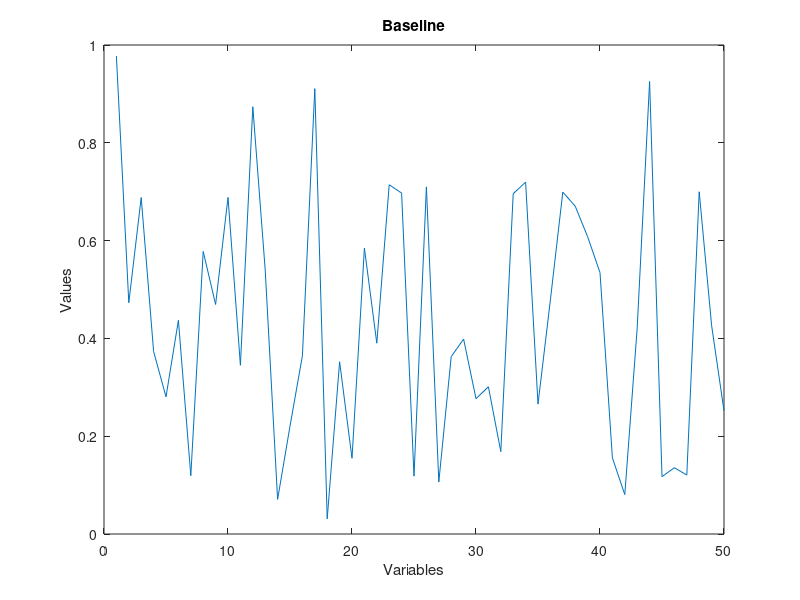
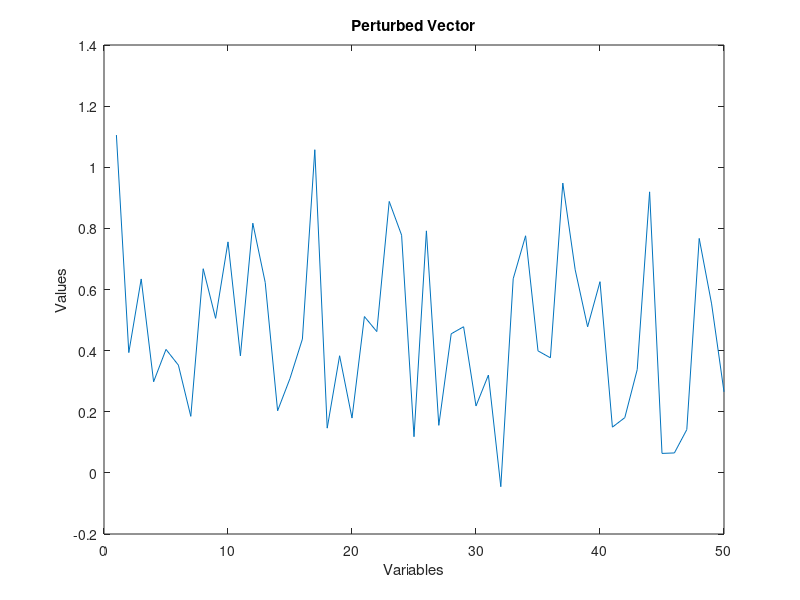
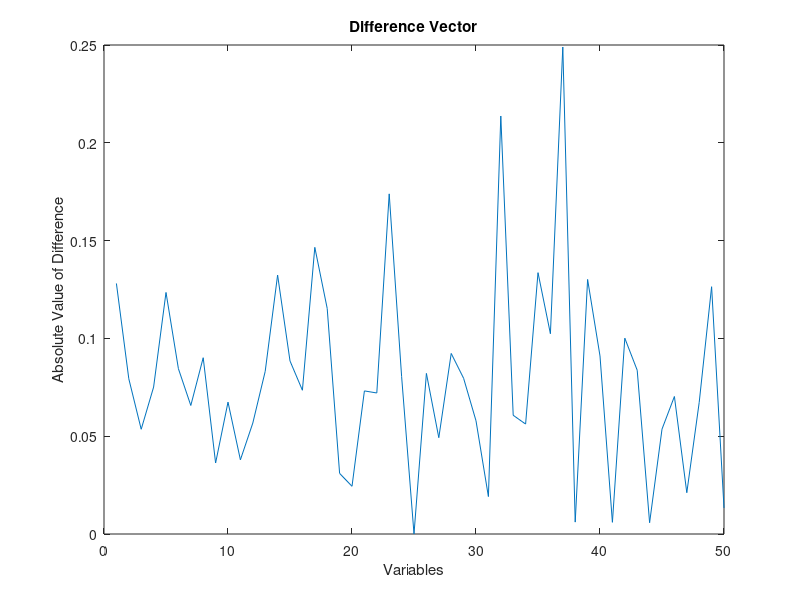
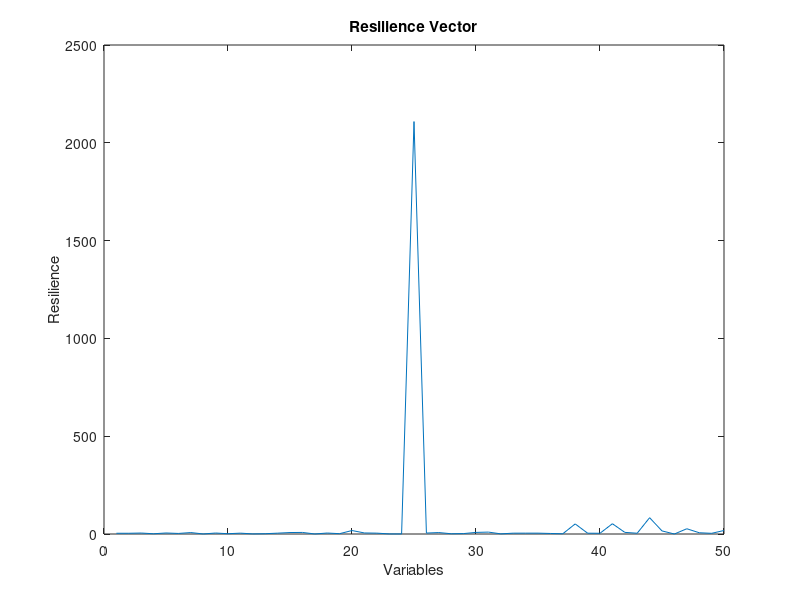

MATLAB code to generate these figures, in order:
%%%%%%%%%%%%%%%%%%%%%%%%%%%%%%%%%%%%%%%%%%%%%%%%%%%%%%%%%%%%%%%%%%%%%%%%%%%%%%%%%%%%%%
% The Road to Resilience: A Matlab code to Demonstrate Resilience

clear all
clc

% Step 1: Establish a Baseline

% Set the number of random variables 
num_variables = 50;

% Generate random variables
Baseline_Vector = rand(1, num_variables); 

% Plot the baseline
figure; 
plot(Baseline_Vector);
xlabel('Variables');
ylabel('Values');
title('Baseline');

% Step 2: Introduce Perturbations

% Create a randomly perturbed version of the Baseline
Perturb_Vector = Baseline_Vector + 0.1 * randn(1, num_variables);

% Plot the perturbed version
figure;
plot(Perturb_Vector);
xlabel('Variables');
ylabel('Values');
title('Perturbed Vector');

% Step 3: Calculate Differences

% Calculate the absolute difference between the Baseline and Perturb
Diff_Vector = abs(Baseline_Vector - Perturb_Vector);

% Plot the difference
figure;
plot(Diff_Vector);
xlabel('Variables');
ylabel('Absolute Value of Difference');
title('Difference Vector');

% Step 4: Sum Differences

% Sum the absolute differences
Sum_Differences = sum(Diff_Vector);
disp(['Sum of Absolute Difference = ' num2str(Sum_Differences)]);

% Step 5: Compare Sums

% Generate a second random vector to compare
Random_Vector = rand(1,num_variables);

% Calculate the differences between the Baseline and the Random
Diff_Random = abs(Baseline_Vector - Random_Vector);

% Sum the absolute differences 
Sum_Random = sum(Diff_Random);
disp(['Sum of Random Difference = ' num2str(Sum_Random)]);

% Compare the Sums 
if Sum_Differences > Sum_Random
   disp('Baseline is more resilient.');
elseif Sum_Differences < Sum_Random
   disp('Baseline is less resilient.');
elseif Sum_Differences == Sum_Random
   disp('Baseline and Random are equally resilient.');
end

% Step 6: Store Resilience Values

% Create an empty vector to track resilience
Resilience_Vector = zeros(1,num_variables);

% Calculate resilience for each variable
for n = 1:num_variables
   Resilience_Vector(n) = Diff_Random(n)/Diff_Vector(n); 
end

% Step 7: Plot Resilience

% Plot the Resilience Vector
figure;
plot(Resilience_Vector);
xlabel('Variables');
ylabel('Resilience');
title('Resilience Vector');

% Step 8: Assess Variables

% Set a threshold for minimum resilience
threshold = 0.9;

% Scan Resilience Vector for variables at or below the threshold
low_resilience_variables = Resilience_Vector <= threshold;

% Report the low resilience variables
disp(['Variables with Low Resilience: ' num2str(find(low_resilience_variables))]);

% Step 9: Adjust Perturb Vector

% Increase the strength of perturbation on low resilience variables 
Perturb_Vector(low_resilience_variables) = Perturb_Vector(low_resilience_variables) + 0.2;

% Replot the perturbed vector
figure;
plot(Perturb_Vector);
xlabel('Variables');
ylabel('Values');
title('Adjusted Perturbed Vector');

% Step 10: Re-calculate Differences

% Calculate the absolute difference between the Baseline and Perturb
Diff_Vector_new = abs(Baseline_Vector - Perturb_Vector);

% Plot the difference
figure;
plot(Diff_Vector_new);
xlabel('Variables');
ylabel('Absolute Value of Difference');
title('New Difference Vector');

% Step 11: Re-Sums Differences

% Sum the absolute differences
Sum_Differences_new = sum(Diff_Vector_new);
disp(['Sum of Absolute Difference = ' num2str(Sum_Differences_new)]);

% Compare the original sum and the new sum
if Sum_Differences_new > Sum_Differences
   disp('Baseline is more resilient.');
elseif Sum_Differences_new < Sum_Differences
   disp('Baseline is less resilient.');
elseif Sum_Differences_new == Sum_Differences
   disp('Baseline is equally resilient.');
end